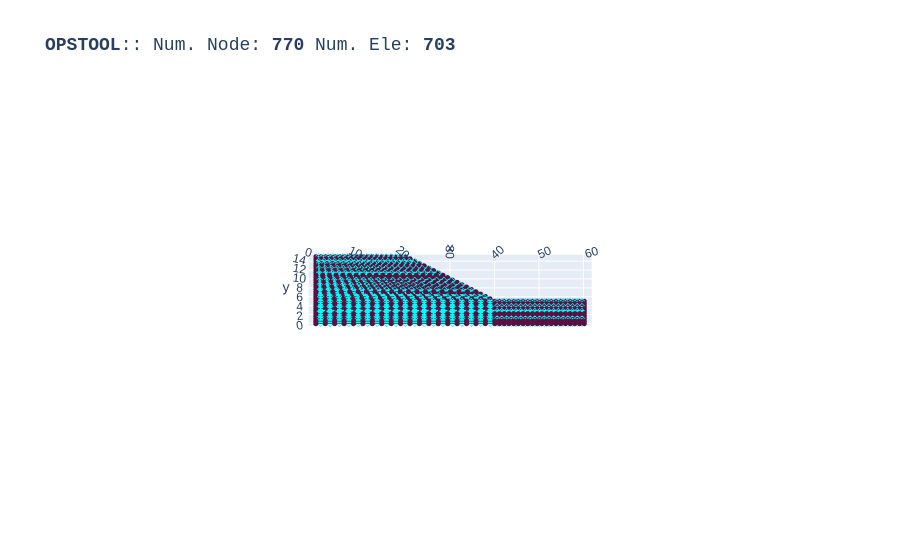

The notebook cell this image was saved under:
### Code cell
opst.vis.plotly.plot_model(show_node_numbering=False, show_ele_numbering=False, show_nodal_loads = False)

### Figure 1 — Plotly figure (JSON) as saved in the notebook; plotly's stock layout.template omitted (floating-point values rounded to 4 significant figures; data arrays with more than 128 entries replaced by an {"elided": "..."} marker saying what was removed)
{"data": [{"color": "#00FFFF", "hoverinfo": "skip", "i": {"elided": "1406 int values"}, "j": {"elided": "1406 int values"}, "k": {"elided": "1406 int values"}, "name": "SSPquad", "opacity": 1, "type": "mesh3d", "x": {"elided": "2812 float values"}, "y": {"elided": "2812 float values"}, "z": {"elided": "2812 float values"}}, {"connectgaps": false, "hoverinfo": "skip", "line": {"color": "black", "width": 1}, "mode": "lines", "name": "Edge", "type": "scatter3d", "x": {"elided": "4218 float values"}, "y": {"elided": "4218 float values"}, "z": {"elided": "4218 float values"}}, {"customdata": {"elided": "703 str values"}, "hovertemplate": "%{customdata}", "marker": {"color": "#00FFFF", "size": 3, "symbol": "diamond-open"}, "mode": "markers", "name": "SSPquad", "type": "scatter3d", "x": {"elided": "703 float values"}, "y": {"elided": "703 float values"}, "z": {"elided": "703 float values"}}, {"customdata": {"elided": "770 str values"}, "hovertemplate": "x: %{x}<br>y: %{y}<br>z: %{z} <br>nodeTag: %{customdata}", "marker": {"color": "#580f41", "size": 3, "symbol": "circle"}, "mode": "markers", "name": "Nodes", "type": "scatter3d", "x": {"elided": "770 float values"}, "y": {"elided": "770 float values"}, "z": {"elided": "770 float values"}}], "layout": {"autosize": true, "font": {"family": "Arial, sans-serif"}, "scene": {"aspectmode": "data", "camera": {"eye": {"x": 0, "y": -0.1, "z": 10}}, "dragmode": "pan", "xaxis": {"showbackground": false}, "yaxis": {"showbackground": false}, "zaxis": {"showbackground": true, "showgrid": true, "showticklabels": false, "ticks": "", "title": {"text": ""}, "visible": true}}, "showlegend": false, "title": {"font": {"family": "courier", "size": 18}, "text": "<b>OPSTOOL</b>:: Num. Node: <b>770</b> Num. Ele: <b>703</b>"}}}
